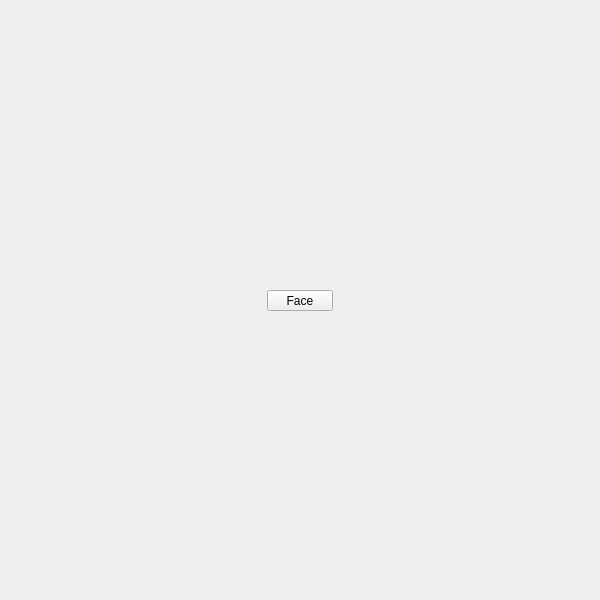
<?xml version="1.0" encoding="UTF-8"?>
<ui version="4.0">
 <class>QtUi</class>
 <widget class="QMainWindow" name="QtUi">
  <property name="geometry"><rect><x>0</x><y>0</y><width>600</width><height>600</height></rect></property>
  <property name="sizePolicy"><sizepolicy hsizetype="Ignored" vsizetype="Ignored"><horstretch>0</horstretch><verstretch>0</verstretch></sizepolicy></property>
  <property name="minimumSize"><size><width>0</width><height>0</height></size></property>
  <property name="maximumSize"><size><width>600</width><height>600</height></size></property>
  <property name="toolButtonStyle"><enum>Qt::ToolButtonIconOnly</enum></property>
  <property name="tabShape"><enum>QTabWidget::Triangular</enum></property>
  <property name="dockNestingEnabled"><bool>true</bool></property>
  <property name="dockOptions"><set>QMainWindow::AllowNestedDocks|QMainWindow::AllowTabbedDocks|QMainWindow::AnimatedDocks|QMainWindow::ForceTabbedDocks</set></property>
  <widget class="QWidget" name="widget">
   <property name="sizePolicy"><sizepolicy hsizetype="Ignored" vsizetype="Ignored"><horstretch>0</horstretch><verstretch>0</verstretch></sizepolicy></property>
   <widget class="MenuButton" name="b002">
    <property name="geometry">
     <rect><x>267</x><y>290</y><width>66</width><height>21</height></rect>
    </property>
    <property name="minimumSize"><size><width>0</width><height>21</height></size></property>
    <property name="maximumSize"><size><width>999</width><height>21</height></size></property>
    <property name="target"><string>face</string></property>
    <property name="text"><string>Face</string></property>
   </widget>
  </widget>
 </widget>
 <customwidgets>
  <customwidget><class>MenuButton</class><extends>QPushButton</extends><header>widgets.menubutton.h</header></customwidget>
 </customwidgets>
 <resources/>
 <connections/>
</ui>
